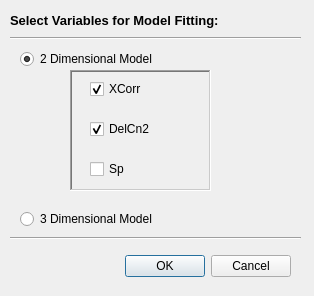
<ui version="4.0" >
 <class>mdlgEMvars</class>
 <widget class="QDialog" name="mdlgEMvars" >
  <property name="geometry" >
   <rect>
    <x>0</x>
    <y>0</y>
    <width>314</width>
    <height>296</height>
   </rect>
  </property>
  <property name="windowTitle" >
   <string>Variables</string>
  </property>
  <widget class="QDialogButtonBox" name="buttonBox" >
   <property name="geometry" >
    <rect>
     <x>90</x>
     <y>250</y>
     <width>201</width>
     <height>32</height>
    </rect>
   </property>
   <property name="orientation" >
    <enum>Qt::Horizontal</enum>
   </property>
   <property name="standardButtons" >
    <set>QDialogButtonBox::Cancel|QDialogButtonBox::Ok</set>
   </property>
  </widget>
  <widget class="Line" name="line_2" >
   <property name="geometry" >
    <rect>
     <x>10</x>
     <y>230</y>
     <width>291</width>
     <height>16</height>
    </rect>
   </property>
   <property name="orientation" >
    <enum>Qt::Horizontal</enum>
   </property>
  </widget>
  <widget class="Line" name="line" >
   <property name="geometry" >
    <rect>
     <x>10</x>
     <y>30</y>
     <width>291</width>
     <height>16</height>
    </rect>
   </property>
   <property name="orientation" >
    <enum>Qt::Horizontal</enum>
   </property>
  </widget>
  <widget class="QLabel" name="mlblTitle" >
   <property name="geometry" >
    <rect>
     <x>10</x>
     <y>10</y>
     <width>241</width>
     <height>20</height>
    </rect>
   </property>
   <property name="font" >
    <font>
     <pointsize>10</pointsize>
     <weight>75</weight>
     <bold>true</bold>
    </font>
   </property>
   <property name="text" >
    <string>Select Variables for Model Fitting:</string>
   </property>
  </widget>
  <widget class="QFrame" name="frame" >
   <property name="geometry" >
    <rect>
     <x>70</x>
     <y>70</y>
     <width>141</width>
     <height>121</height>
    </rect>
   </property>
   <property name="frameShape" >
    <enum>QFrame::WinPanel</enum>
   </property>
   <property name="frameShadow" >
    <enum>QFrame::Sunken</enum>
   </property>
   <widget class="QCheckBox" name="mchkBoxSp" >
    <property name="geometry" >
     <rect>
      <x>20</x>
      <y>90</y>
      <width>72</width>
      <height>18</height>
     </rect>
    </property>
    <property name="text" >
     <string>Sp</string>
    </property>
   </widget>
   <widget class="QCheckBox" name="mchkBoxXC" >
    <property name="geometry" >
     <rect>
      <x>20</x>
      <y>10</y>
      <width>72</width>
      <height>18</height>
     </rect>
    </property>
    <property name="text" >
     <string>XCorr</string>
    </property>
    <property name="checked" >
     <bool>true</bool>
    </property>
   </widget>
   <widget class="QCheckBox" name="mchkBoxDCn" >
    <property name="geometry" >
     <rect>
      <x>20</x>
      <y>50</y>
      <width>72</width>
      <height>18</height>
     </rect>
    </property>
    <property name="text" >
     <string>DelCn2</string>
    </property>
    <property name="checked" >
     <bool>true</bool>
    </property>
   </widget>
  </widget>
  <widget class="QRadioButton" name="mrBtn2DEM" >
   <property name="geometry" >
    <rect>
     <x>20</x>
     <y>50</y>
     <width>141</width>
     <height>18</height>
    </rect>
   </property>
   <property name="text" >
    <string>2 Dimensional Model</string>
   </property>
   <property name="checked" >
    <bool>true</bool>
   </property>
  </widget>
  <widget class="QRadioButton" name="mrBtn3DEM" >
   <property name="geometry" >
    <rect>
     <x>20</x>
     <y>210</y>
     <width>161</width>
     <height>18</height>
    </rect>
   </property>
   <property name="text" >
    <string>3 Dimensional Model</string>
   </property>
  </widget>
 </widget>
 <resources/>
 <connections>
  <connection>
   <sender>buttonBox</sender>
   <signal>accepted()</signal>
   <receiver>mdlgEMvars</receiver>
   <slot>accept()</slot>
   <hints>
    <hint type="sourcelabel" >
     <x>290</x>
     <y>194</y>
    </hint>
    <hint type="destinationlabel" >
     <x>157</x>
     <y>221</y>
    </hint>
   </hints>
  </connection>
  <connection>
   <sender>buttonBox</sender>
   <signal>rejected()</signal>
   <receiver>mdlgEMvars</receiver>
   <slot>reject()</slot>
   <hints>
    <hint type="sourcelabel" >
     <x>290</x>
     <y>200</y>
    </hint>
    <hint type="destinationlabel" >
     <x>286</x>
     <y>221</y>
    </hint>
   </hints>
  </connection>
 </connections>
</ui>
